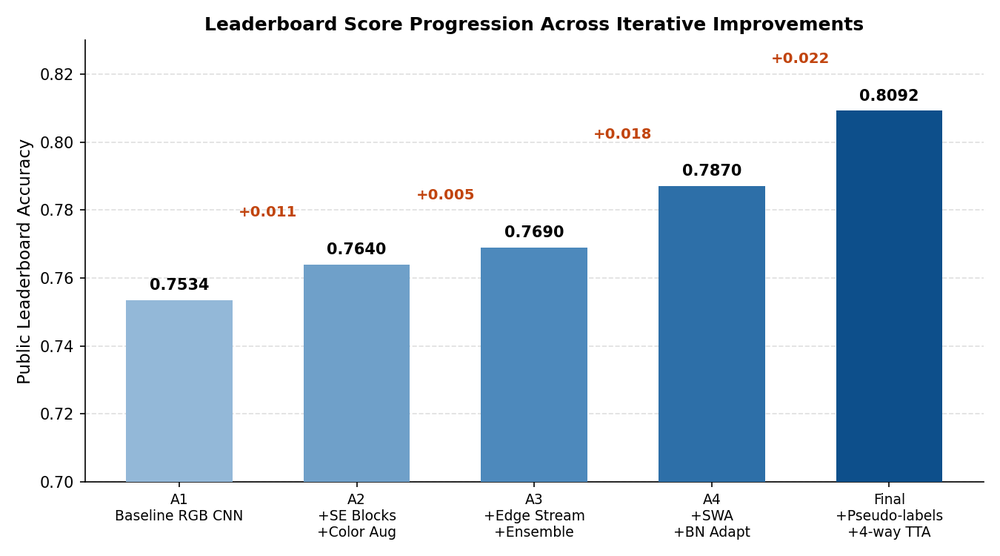
#> input picture assets/ablation_chart.png, 1000 x 556 px, shrunk from 1350 x 750 before the run
$ python -i edge_transform.py   (imports and definitions only)   (older library calls are emulated)
#> lines starting #> are read from the running program, lines starting #| are printed output that depends on the picture
#> further down, picture is the input picture: PIL image 1000x556 RGBA; mean R, G, B, A 202.7, 216.9, 229.4, 255
import cv2
import numpy as np
from PIL import Image


class EdgeTransform:
    """Converts an RGB PIL image into a 3-channel, material-invariant edge map.

    Pipeline: grayscale -> bilateral filter (suppresses specular highlights on
    metallic objects while preserving true boundaries) -> Canny / Sobel /
    Laplacian, each stacked as one output channel. This lets the edge stream
    learn object geometry (shape, size, boundaries) independent of color and
    material appearance.
    """

    def __call__(self, img: Image.Image) -> Image.Image:
        arr = np.array(img.convert("L"))
        arr = cv2.bilateralFilter(arr, 9, 150, 150)
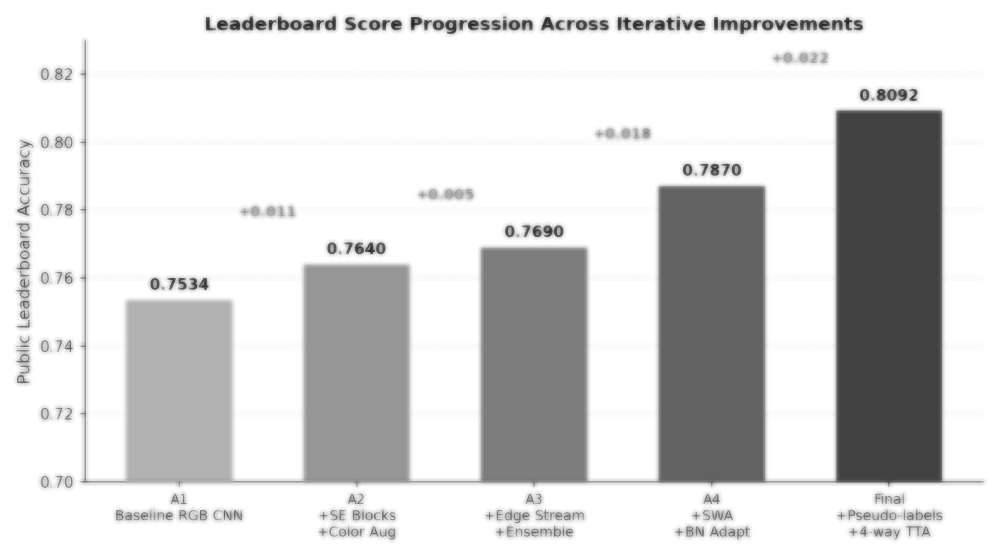
#> arr: shape (556, 1000); min 36, max 255, mean 214.5

        canny = cv2.Canny(arr, 30, 100).astype(np.float32) / 255.0
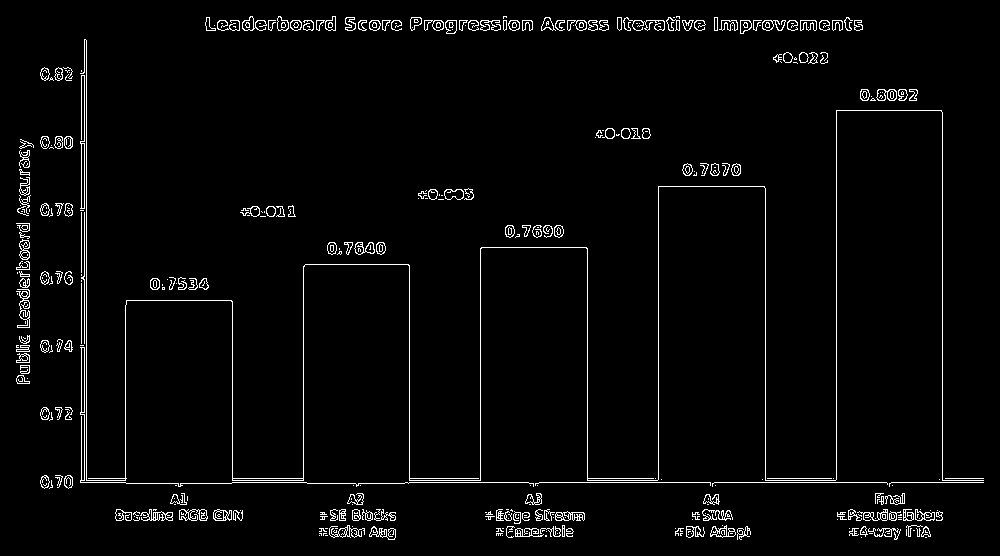
#> canny: shape (556, 1000) float32; values 0 (black) and 1 (white), 3% white in thin lines or dots

        sx = cv2.Sobel(arr, cv2.CV_64F, 1, 0, ksize=3)
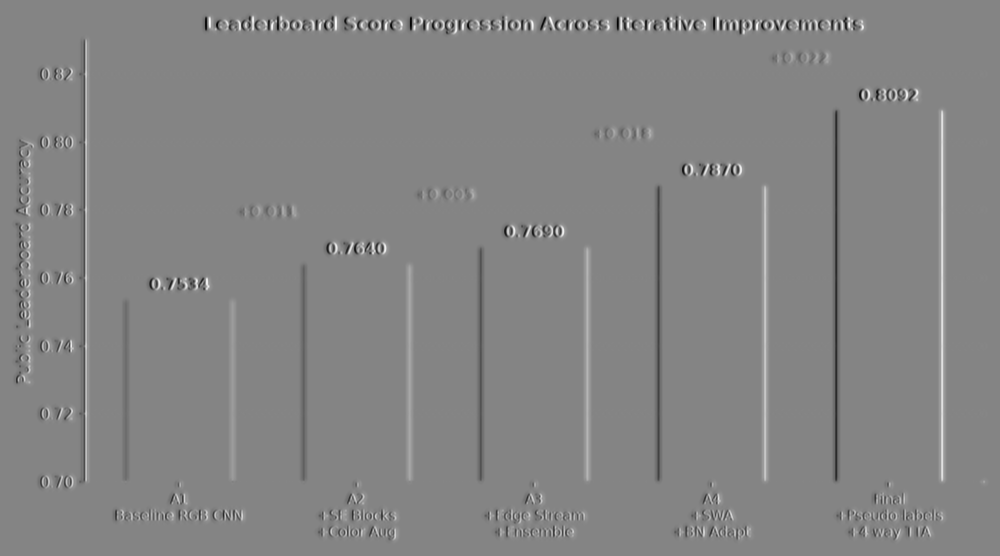
#> sx: shape (556, 1000) float64; min -672, max 619, mean 0; drawn with min black and max white
        sy = cv2.Sobel(arr, cv2.CV_64F, 0, 1, ksize=3)
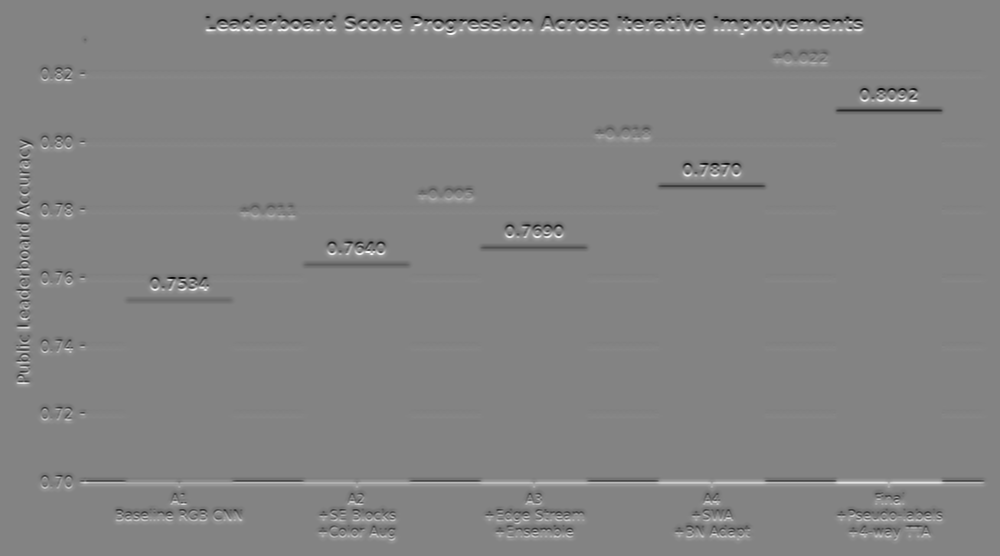
#> sy: shape (556, 1000) float64; min -649, max 605, mean 0; drawn with min black and max white
        sobel = np.sqrt(sx**2 + sy**2)
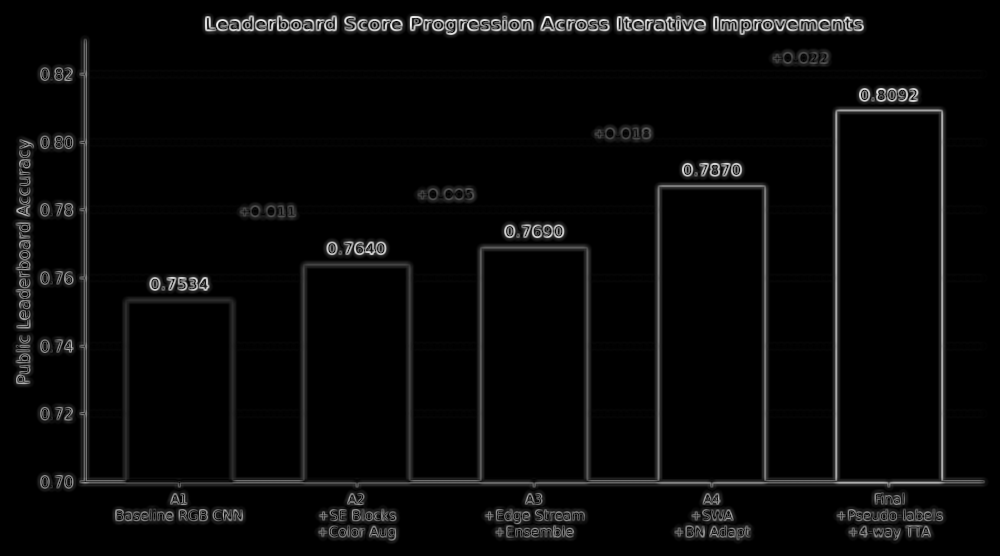
#> sobel: shape (556, 1000) float64; min 0, max 685.8, mean 23.6; drawn with min black and max white
        sobel = (
            np.clip(sobel / sobel.max(), 0, 1).astype(np.float32)
            if sobel.max() > 0
            else sobel.astype(np.float32)
        )

        lap = np.abs(cv2.Laplacian(arr, cv2.CV_64F, ksize=3))
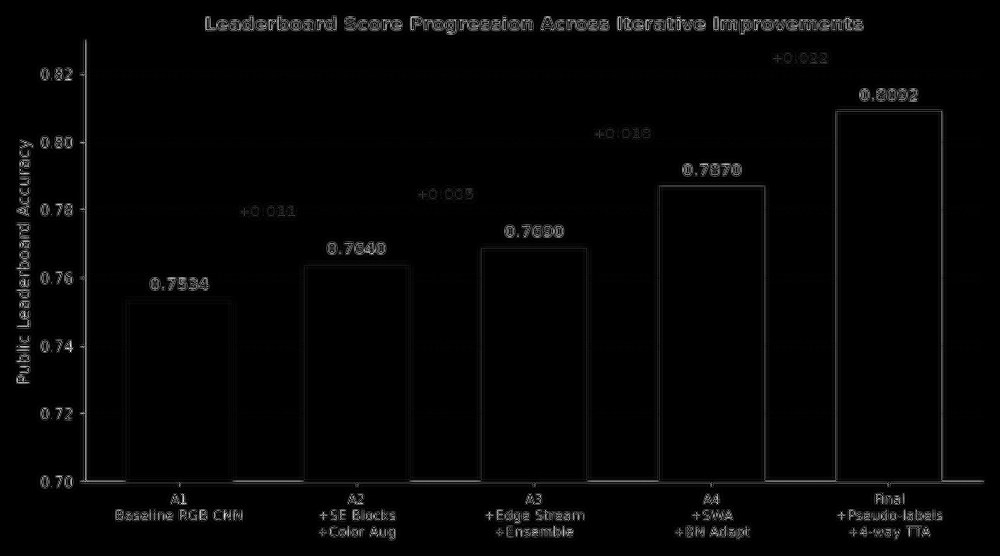
#> lap: shape (556, 1000) float64; min 0, max 788, mean 14; drawn with min black and max white
        lap = (
            np.clip(lap / lap.max(), 0, 1).astype(np.float32)
            if lap.max() > 0
            else lap.astype(np.float32)
        )

        edge_img = np.stack([canny, sobel, lap], axis=2)
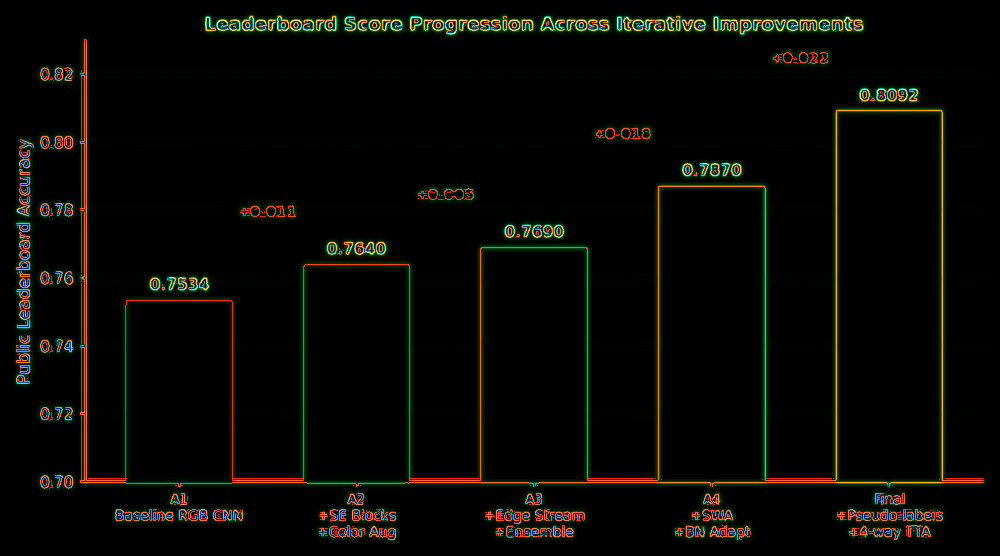
#> edge_img: shape (556, 1000, 3) float32; mean of channels 0, 1, 2 0.0298, 0.0344, 0.0178; drawn as R, G, B
        return Image.fromarray((edge_img * 255).astype(np.uint8))

>>> from PIL import Image
>>> picture = Image.open('../../assets/ablation_chart.png')
>>> result = EdgeTransform()(picture)
